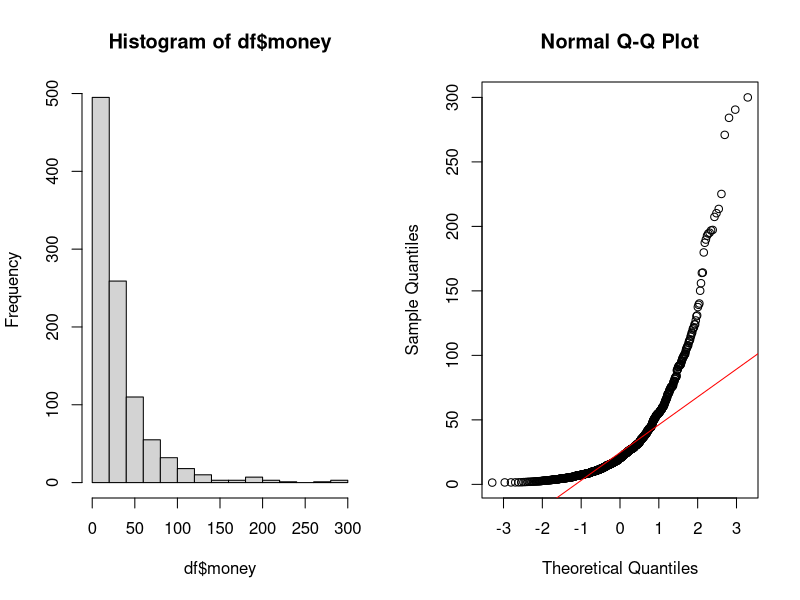
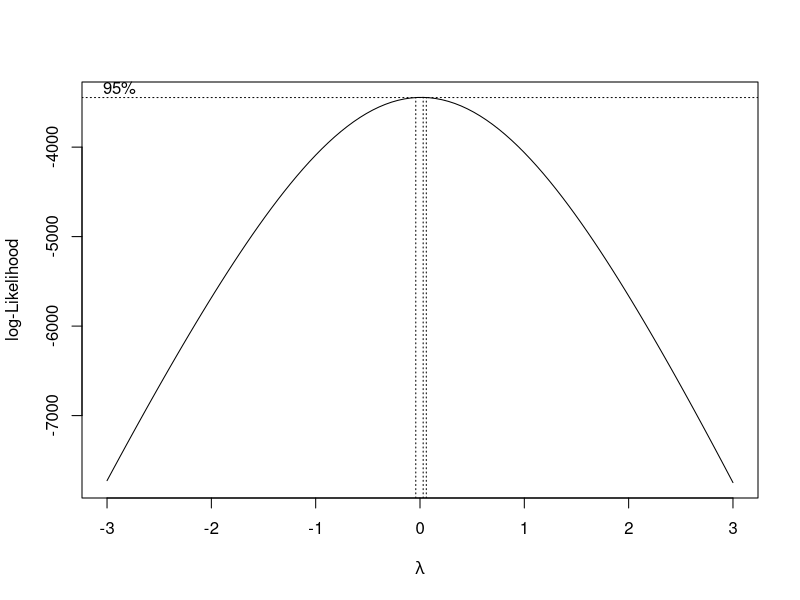
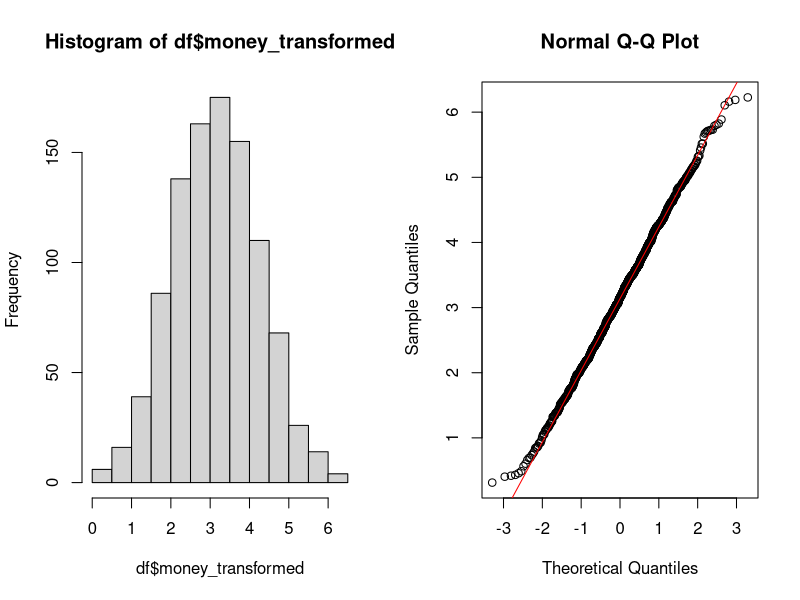

Recreate these plots in R, in order.
# Создаем датасет с ненормально распределенной метрикой
# Количество строк в выборке
n <- 1000

# Генерируем случайные ID
set.seed(123)
id <- sample(1:10000, n, replace = T)

# Генерируем ненормально распределенные значения денег
mu <- log(10)
sd <- 1
money <- rlnorm(n, meanlog = mu, sdlog = sd)
money <- money * (300 / max(money))

df <- data.frame(id, money)

# Проверяем датафрейм
head(df)
shapiro.test(df$money)

par(mfrow = c(1, 2))
hist(df$money)
qqnorm(df$money)
qqline(df$money, col = "red")


#-------------------------------------------------------------------------------
# Преобразование Бокса-Кокса
library(MASS)

# Вычисляем наилучшее значение λ для преобразования Бокса-Кокса
par(mfrow = c(1, 1))
boxcox_result <- boxcox(df$money ~ 1, lambda = seq(-3,3,0.1))

# Получаем наилучшее значение λ
best_lambda <- boxcox_result$x[which.max(boxcox_result$y)]

library(car)
# Применяем преобразование Бокса-Кокса с оптимальным значением λ
df$money_transformed <- car::bcPower(df$money, best_lambda)

# Проверяем датафрейм
head(df)
shapiro.test(df$money_transformed)

par(mfrow = c(1, 2))
hist(df$money_transformed)
qqnorm(df$money_transformed)
qqline(df$money_transformed, col = "red")


#-------------------------------------------------------------------------------
# Преобразование Бокса-Кокса требует положительных значениий
# Если в колонке есть отрицательные значения, иногда, помогает смещение на минимальную величину и +1 чтобы уйти от нуля
df$money <- df$money + abs(min(df$money)) + 1





